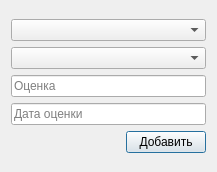
<?xml version="1.0" encoding="UTF-8"?>
<ui version="4.0">
 <class>AddProgressDialog</class>
 <widget class="QDialog" name="AddProgressDialog">
  <property name="geometry">
   <rect>
    <x>0</x>
    <y>0</y>
    <width>217</width>
    <height>172</height>
   </rect>
  </property>
  <property name="windowTitle">
   <string>Dialog</string>
  </property>
  <layout class="QGridLayout" name="gridLayout">
   <item row="0" column="0">
    <layout class="QVBoxLayout" name="verticalLayout_2">
     <item>
      <layout class="QVBoxLayout" name="verticalLayout">
       <item>
        <widget class="QComboBox" name="disciplineBox"/>
       </item>
       <item>
        <widget class="QComboBox" name="lecturerBox"/>
       </item>
       <item>
        <widget class="QLineEdit" name="scoreLine">
         <property name="placeholderText">
          <string>Оценка</string>
         </property>
        </widget>
       </item>
       <item>
        <widget class="QLineEdit" name="dateLine">
         <property name="placeholderText">
          <string>Дата оценки</string>
         </property>
        </widget>
       </item>
      </layout>
     </item>
     <item>
      <layout class="QHBoxLayout" name="horizontalLayout">
       <item>
        <spacer name="horizontalSpacer">
         <property name="orientation">
          <enum>Qt::Horizontal</enum>
         </property>
         <property name="sizeHint" stdset="0">
          <size>
           <width>68</width>
           <height>20</height>
          </size>
         </property>
        </spacer>
       </item>
       <item>
        <widget class="QPushButton" name="addProgressButton">
         <property name="text">
          <string>Добавить</string>
         </property>
        </widget>
       </item>
      </layout>
     </item>
    </layout>
   </item>
  </layout>
 </widget>
 <resources/>
 <connections/>
</ui>
